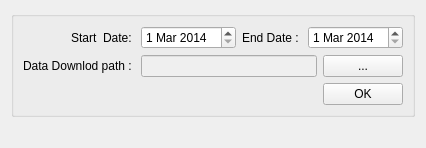
                    <widget class="QWidget" name="tab_14">
                      <attribute name="title">
                        <string>CMORPH</string>
                      </attribute>
                      <layout class="QGridLayout" name="gridLayout_6">
                        <item row="0" column="0" colspan="2">
                          <widget class="QGroupBox" name="groupBox_26">
                            <property name="title">
                              <string/>
                            </property>
                            <layout class="QGridLayout" name="gridLayout_16">
                              <item row="0" column="0">
                                <widget class="QLabel" name="label_50">
                                  <property name="text">
                                    <string>Start  Date: </string>
                                  </property>
                                  <property name="alignment">
                                    <set>Qt::AlignRight|Qt::AlignTrailing|Qt::AlignVCenter</set>
                                  </property>
                                </widget>
                              </item>
                              <item row="2" column="0">
                                <widget class="QLabel" name="label_55">
                                  <property name="text">
                                    <string>Data Downlod path : </string>
                                  </property>
                                  <property name="alignment">
                                    <set>Qt::AlignRight|Qt::AlignTrailing|Qt::AlignVCenter</set>
                                  </property>
                                </widget>
                              </item>
                              <item row="0" column="3">
                                <widget class="QLabel" name="label_49">
                                  <property name="text">
                                    <string>End Date : </string>
                                  </property>
                                  <property name="alignment">
                                    <set>Qt::AlignRight|Qt::AlignTrailing|Qt::AlignVCenter</set>
                                  </property>
                                </widget>
                              </item>
                              <item row="0" column="1" colspan="2">
                                <widget class="QDateEdit" name="start_date_2">
                                  <property name="sizePolicy">
                                    <sizepolicy hsizetype="Preferred" vsizetype="Fixed">
                                      <horstretch>0</horstretch>
                                      <verstretch>0</verstretch>
                                    </sizepolicy>
                                  </property>
                                  <property name="dateTime">
                                    <datetime>
                                      <hour>0</hour>
                                      <minute>0</minute>
                                      <second>0</second>
                                      <year>2014</year>
                                      <month>3</month>
                                      <day>1</day>
                                    </datetime>
                                  </property>
                                </widget>
                              </item>
                              <item row="0" column="4" colspan="2">
                                <widget class="QDateEdit" name="end_date_2">
                                  <property name="sizePolicy">
                                    <sizepolicy hsizetype="Preferred" vsizetype="Fixed">
                                      <horstretch>0</horstretch>
                                      <verstretch>0</verstretch>
                                    </sizepolicy>
                                  </property>
                                  <property name="dateTime">
                                    <datetime>
                                      <hour>0</hour>
                                      <minute>0</minute>
                                      <second>0</second>
                                      <year>2014</year>
                                      <month>3</month>
                                      <day>1</day>
                                    </datetime>
                                  </property>
                                </widget>
                              </item>
                              <item row="2" column="1" colspan="4">
                                <widget class="QLineEdit" name="txt_bat_path_2">
                                  <property name="enabled">
                                    <bool>false</bool>
                                  </property>
                                </widget>
                              </item>
                              <item row="2" column="5">
                                <widget class="QPushButton" name="btn_bat_path_2">
                                  <property name="text">
                                    <string>...</string>
                                  </property>
                                </widget>
                              </item>
                              <item row="3" column="5">
                                <widget class="QPushButton" name="btn_download_CMORPH">
                                  <property name="text">
                                    <string>OK</string>
                                  </property>
                                </widget>
                              </item>
                            </layout>
                          </widget>
                        </item>
                        <item row="1" column="0">
                          <widget class="QLabel" name="label_27">
                            <property name="text">
                              <string/>
                            </property>
                          </widget>
                        </item>
                      </layout>
                    </widget>
